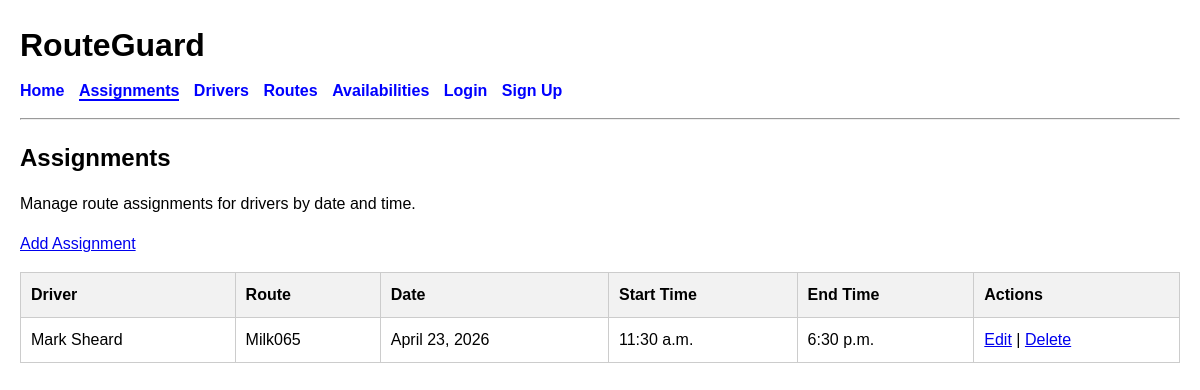
The page /assignments/ on the database as committed earlier.
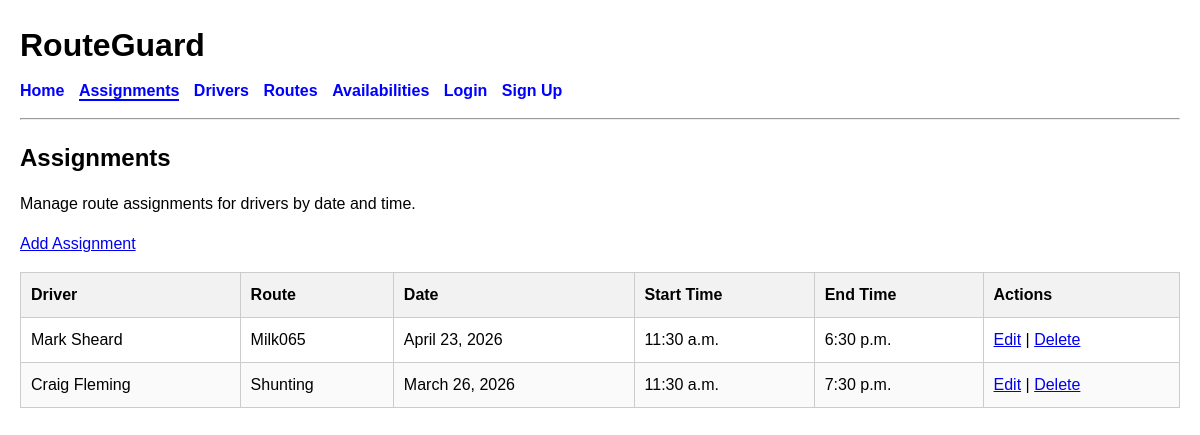
The same page on the database as committed later.
### planner/models.py (models this page shows, shortened)
class Assignment(models.Model):
    driver = models.ForeignKey(Driver, on_delete=models.CASCADE)
    route = models.ForeignKey(Route, on_delete=models.CASCADE)
    date = models.DateField()
    start_time = models.TimeField()
    end_time = models.TimeField()

class Driver(models.Model):
    name = models.CharField(max_length=100)
    employee_id = models.CharField(max_length=20, unique=True)
    active = models.BooleanField(default=True)
    def __str__(self):
        return self.name

class Route(models.Model):
    name = models.CharField(max_length=100)
    destination = models.CharField(max_length=100)
    estimated_hours = models.DecimalField(max_digits=4, decimal_places=1)
    def __str__(self):
        return self.name

### planner/views.py (the view)
# urls.py: path("assignments/", views.assignment_list, name="assignment_list"),
def assignment_list(request):
    assignments = Assignment.objects.all()
    return render(
        request,
        "planner/assignment_list.html",
        {"assignments": assignments},
    )

### planner/templates/planner/assignment_list.html
{% extends "base.html" %}
{% block content %}
<h2>Assignments</h2>
<p>Manage route assignments for drivers by date and time.</p>
<p><a href="{% url 'create_assignment' %}">Add Assignment</a></p>
{% if assignments %}
    <table>
        <thead>
            <tr>
                <th>Driver</th>
                <th>Route</th>
                <th>Date</th>
                <th>Start Time</th>
                <th>End Time</th>
                <th>Actions</th>
            </tr>
        </thead>
        <tbody>
            {% for assignment in assignments %}
                <tr>
                    <td>{{ assignment.driver }}</td>
                    <td>{{ assignment.route }}</td>
                    <td>{{ assignment.date }}</td>
                    <td>{{ assignment.start_time }}</td>
                    <td>{{ assignment.end_time }}</td>
                    <td>
                        <a href="{% url 'edit_assignment' assignment.id %}">Edit</a>
                        |
                        <a href="{% url 'delete_assignment' assignment.id %}">Delete</a>
                </tr>
            {% endfor %}
        </tbody>
    </table>
{% else %}
    <p>No assignments have been added yet.</p>
{% endif %}
{% endblock %}

Rows that differ between the two databases and show on the page:
added Assignment: driver "Craig Fleming", route "Shunting", date "March 26, 2026", start_time "11:30 a.m.", end_time "7:30 p.m."
